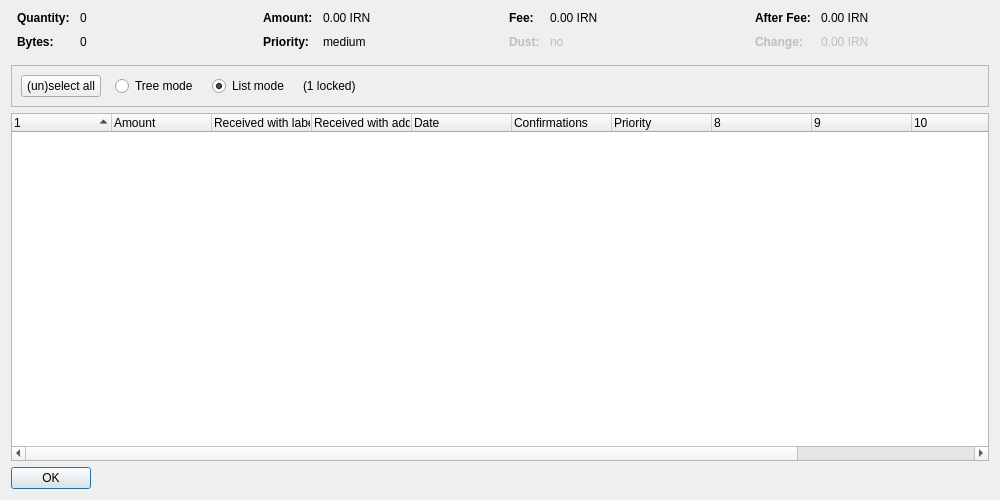
<?xml version="1.0" encoding="UTF-8"?>
<ui version="4.0">
 <class>CoinControlDialog</class>
 <widget class="QDialog" name="CoinControlDialog">
  <property name="geometry">
   <rect>
    <x>0</x>
    <y>0</y>
    <width>1000</width>
    <height>500</height>
   </rect>
  </property>
  <property name="windowTitle">
   <string>Coin Selection</string>
  </property>
  <layout class="QVBoxLayout" name="verticalLayout">
   <item>
    <layout class="QHBoxLayout" name="horizontalLayoutTop" stretch="0,0,0,0">
     <property name="topMargin">
      <number>0</number>
     </property>
     <property name="bottomMargin">
      <number>10</number>
     </property>
     <item>
      <layout class="QFormLayout" name="formLayoutCoinControl1">
       <property name="horizontalSpacing">
        <number>10</number>
       </property>
       <property name="verticalSpacing">
        <number>10</number>
       </property>
       <property name="leftMargin">
        <number>6</number>
       </property>
       <property name="rightMargin">
        <number>6</number>
       </property>
       <item row="0" column="0">
        <widget class="QLabel" name="labelCoinControlQuantityText">
         <property name="font">
          <font>
           <weight>75</weight>
           <bold>true</bold>
          </font>
         </property>
         <property name="text">
          <string>Quantity:</string>
         </property>
        </widget>
       </item>
       <item row="0" column="1">
        <widget class="QLabel" name="labelCoinControlQuantity">
         <property name="cursor">
          <cursorShape>IBeamCursor</cursorShape>
         </property>
         <property name="contextMenuPolicy">
          <enum>Qt::ActionsContextMenu</enum>
         </property>
         <property name="text">
          <string notr="true">0</string>
         </property>
         <property name="textInteractionFlags">
          <set>Qt::LinksAccessibleByMouse|Qt::TextSelectableByKeyboard|Qt::TextSelectableByMouse</set>
         </property>
        </widget>
       </item>
       <item row="1" column="0">
        <widget class="QLabel" name="labelCoinControlBytesText">
         <property name="font">
          <font>
           <weight>75</weight>
           <bold>true</bold>
          </font>
         </property>
         <property name="text">
          <string>Bytes:</string>
         </property>
        </widget>
       </item>
       <item row="1" column="1">
        <widget class="QLabel" name="labelCoinControlBytes">
         <property name="cursor">
          <cursorShape>IBeamCursor</cursorShape>
         </property>
         <property name="contextMenuPolicy">
          <enum>Qt::ActionsContextMenu</enum>
         </property>
         <property name="text">
          <string notr="true">0</string>
         </property>
         <property name="textInteractionFlags">
          <set>Qt::LinksAccessibleByMouse|Qt::TextSelectableByKeyboard|Qt::TextSelectableByMouse</set>
         </property>
        </widget>
       </item>
      </layout>
     </item>
     <item>
      <layout class="QFormLayout" name="formLayoutCoinControl2">
       <property name="horizontalSpacing">
        <number>10</number>
       </property>
       <property name="verticalSpacing">
        <number>10</number>
       </property>
       <property name="leftMargin">
        <number>6</number>
       </property>
       <property name="rightMargin">
        <number>6</number>
       </property>
       <item row="0" column="0">
        <widget class="QLabel" name="labelCoinControlAmountText">
         <property name="font">
          <font>
           <weight>75</weight>
           <bold>true</bold>
          </font>
         </property>
         <property name="text">
          <string>Amount:</string>
         </property>
        </widget>
       </item>
       <item row="0" column="1">
        <widget class="QLabel" name="labelCoinControlAmount">
         <property name="cursor">
          <cursorShape>IBeamCursor</cursorShape>
         </property>
         <property name="contextMenuPolicy">
          <enum>Qt::ActionsContextMenu</enum>
         </property>
         <property name="text">
          <string notr="true">0.00 IRN</string>
         </property>
         <property name="textInteractionFlags">
          <set>Qt::LinksAccessibleByMouse|Qt::TextSelectableByKeyboard|Qt::TextSelectableByMouse</set>
         </property>
        </widget>
       </item>
       <item row="1" column="0">
        <widget class="QLabel" name="labelCoinControlPriorityText">
         <property name="font">
          <font>
           <weight>75</weight>
           <bold>true</bold>
          </font>
         </property>
         <property name="text">
          <string>Priority:</string>
         </property>
        </widget>
       </item>
       <item row="1" column="1">
        <widget class="QLabel" name="labelCoinControlPriority">
         <property name="cursor">
          <cursorShape>IBeamCursor</cursorShape>
         </property>
         <property name="contextMenuPolicy">
          <enum>Qt::ActionsContextMenu</enum>
         </property>
         <property name="text">
          <string notr="true">medium</string>
         </property>
         <property name="textInteractionFlags">
          <set>Qt::LinksAccessibleByMouse|Qt::TextSelectableByKeyboard|Qt::TextSelectableByMouse</set>
         </property>
        </widget>
       </item>
      </layout>
     </item>
     <item>
      <layout class="QFormLayout" name="formLayoutCoinControl3">
       <property name="horizontalSpacing">
        <number>10</number>
       </property>
       <property name="verticalSpacing">
        <number>10</number>
       </property>
       <property name="leftMargin">
        <number>6</number>
       </property>
       <property name="rightMargin">
        <number>6</number>
       </property>
       <item row="0" column="0">
        <widget class="QLabel" name="labelCoinControlFeeText">
         <property name="font">
          <font>
           <weight>75</weight>
           <bold>true</bold>
          </font>
         </property>
         <property name="text">
          <string>Fee:</string>
         </property>
        </widget>
       </item>
       <item row="0" column="1">
        <widget class="QLabel" name="labelCoinControlFee">
         <property name="cursor">
          <cursorShape>IBeamCursor</cursorShape>
         </property>
         <property name="contextMenuPolicy">
          <enum>Qt::ActionsContextMenu</enum>
         </property>
         <property name="text">
          <string notr="true">0.00 IRN</string>
         </property>
         <property name="textInteractionFlags">
          <set>Qt::LinksAccessibleByMouse|Qt::TextSelectableByKeyboard|Qt::TextSelectableByMouse</set>
         </property>
        </widget>
       </item>
       <item row="1" column="0">
        <widget class="QLabel" name="labelCoinControlLowOutputText">
         <property name="enabled">
          <bool>false</bool>
         </property>
         <property name="font">
          <font>
           <weight>75</weight>
           <bold>true</bold>
          </font>
         </property>
         <property name="text">
          <string>Dust:</string>
         </property>
        </widget>
       </item>
       <item row="1" column="1">
        <widget class="QLabel" name="labelCoinControlLowOutput">
         <property name="enabled">
          <bool>false</bool>
         </property>
         <property name="cursor">
          <cursorShape>IBeamCursor</cursorShape>
         </property>
         <property name="contextMenuPolicy">
          <enum>Qt::ActionsContextMenu</enum>
         </property>
         <property name="text">
          <string notr="true">no</string>
         </property>
         <property name="textInteractionFlags">
          <set>Qt::LinksAccessibleByMouse|Qt::TextSelectableByKeyboard|Qt::TextSelectableByMouse</set>
         </property>
        </widget>
       </item>
      </layout>
     </item>
     <item>
      <layout class="QFormLayout" name="formLayoutCoinControl4">
       <property name="horizontalSpacing">
        <number>10</number>
       </property>
       <property name="verticalSpacing">
        <number>10</number>
       </property>
       <property name="leftMargin">
        <number>6</number>
       </property>
       <property name="rightMargin">
        <number>6</number>
       </property>
       <item row="0" column="0">
        <widget class="QLabel" name="labelCoinControlAfterFeeText">
         <property name="font">
          <font>
           <weight>75</weight>
           <bold>true</bold>
          </font>
         </property>
         <property name="text">
          <string>After Fee:</string>
         </property>
        </widget>
       </item>
       <item row="0" column="1">
        <widget class="QLabel" name="labelCoinControlAfterFee">
         <property name="cursor">
          <cursorShape>IBeamCursor</cursorShape>
         </property>
         <property name="contextMenuPolicy">
          <enum>Qt::ActionsContextMenu</enum>
         </property>
         <property name="text">
          <string notr="true">0.00 IRN</string>
         </property>
         <property name="textInteractionFlags">
          <set>Qt::LinksAccessibleByMouse|Qt::TextSelectableByKeyboard|Qt::TextSelectableByMouse</set>
         </property>
        </widget>
       </item>
       <item row="1" column="0">
        <widget class="QLabel" name="labelCoinControlChangeText">
         <property name="enabled">
          <bool>false</bool>
         </property>
         <property name="font">
          <font>
           <weight>75</weight>
           <bold>true</bold>
          </font>
         </property>
         <property name="text">
          <string>Change:</string>
         </property>
        </widget>
       </item>
       <item row="1" column="1">
        <widget class="QLabel" name="labelCoinControlChange">
         <property name="enabled">
          <bool>false</bool>
         </property>
         <property name="cursor">
          <cursorShape>IBeamCursor</cursorShape>
         </property>
         <property name="contextMenuPolicy">
          <enum>Qt::ActionsContextMenu</enum>
         </property>
         <property name="text">
          <string notr="true">0.00 IRN</string>
         </property>
         <property name="textInteractionFlags">
          <set>Qt::LinksAccessibleByMouse|Qt::TextSelectableByKeyboard|Qt::TextSelectableByMouse</set>
         </property>
        </widget>
       </item>
      </layout>
     </item>
    </layout>
   </item>
   <item>
    <widget class="QFrame" name="frame">
     <property name="minimumSize">
      <size>
       <width>0</width>
       <height>40</height>
      </size>
     </property>
     <property name="frameShape">
      <enum>QFrame::StyledPanel</enum>
     </property>
     <property name="frameShadow">
      <enum>QFrame::Sunken</enum>
     </property>
     <layout class="QHBoxLayout" name="horizontalLayout">
      <item>
       <layout class="QHBoxLayout" name="horizontalLayoutPanel" stretch="0,0,0,0,0">
        <property name="spacing">
         <number>14</number>
        </property>
        <item>
         <widget class="QPushButton" name="pushButtonSelectAll">
          <property name="sizePolicy">
           <sizepolicy hsizetype="Maximum" vsizetype="Fixed">
            <horstretch>0</horstretch>
            <verstretch>0</verstretch>
           </sizepolicy>
          </property>
          <property name="text">
           <string>(un)select all</string>
          </property>
          <property name="autoDefault">
           <bool>false</bool>
          </property>
         </widget>
        </item>
        <item>
         <widget class="QRadioButton" name="radioTreeMode">
          <property name="sizePolicy">
           <sizepolicy hsizetype="Maximum" vsizetype="Fixed">
            <horstretch>0</horstretch>
            <verstretch>0</verstretch>
           </sizepolicy>
          </property>
          <property name="text">
           <string>Tree mode</string>
          </property>
         </widget>
        </item>
        <item>
         <widget class="QRadioButton" name="radioListMode">
          <property name="sizePolicy">
           <sizepolicy hsizetype="Maximum" vsizetype="Fixed">
            <horstretch>0</horstretch>
            <verstretch>0</verstretch>
           </sizepolicy>
          </property>
          <property name="text">
           <string>List mode</string>
          </property>
          <property name="checked">
           <bool>true</bool>
          </property>
         </widget>
        </item>
        <item>
         <widget class="QLabel" name="labelLocked">
          <property name="text">
           <string notr="true">(1 locked)</string>
          </property>
         </widget>
        </item>
        <item>
         <spacer name="horizontalSpacer">
          <property name="orientation">
           <enum>Qt::Horizontal</enum>
          </property>
          <property name="sizeHint" stdset="0">
           <size>
            <width>40</width>
            <height>20</height>
           </size>
          </property>
         </spacer>
        </item>
       </layout>
      </item>
     </layout>
    </widget>
   </item>
   <item>
    <widget class="CoinControlTreeWidget" name="treeWidget">
     <property name="contextMenuPolicy">
      <enum>Qt::CustomContextMenu</enum>
     </property>
     <property name="sortingEnabled">
      <bool>false</bool>
     </property>
     <property name="columnCount">
      <number>12</number>
     </property>
     <attribute name="headerShowSortIndicator" stdset="0">
      <bool>true</bool>
     </attribute>
     <attribute name="headerStretchLastSection">
      <bool>false</bool>
     </attribute>
     <column>
      <property name="text">
       <string/>
      </property>
     </column>
     <column>
      <property name="text">
       <string>Amount</string>
      </property>
     </column>
     <column>
      <property name="text">
       <string>Received with label</string>
      </property>
     </column>
     <column>
      <property name="text">
       <string>Received with address</string>
      </property>
     </column>
     <column>
      <property name="text">
       <string>Date</string>
      </property>
     </column>
     <column>
      <property name="text">
       <string>Confirmations</string>
      </property>
      <property name="toolTip">
       <string>Confirmed</string>
      </property>
     </column>
     <column>
      <property name="text">
       <string>Priority</string>
      </property>
     </column>
     <column>
      <property name="text">
       <string/>
      </property>
     </column>
     <column>
      <property name="text">
       <string/>
      </property>
     </column>
     <column>
      <property name="text">
       <string/>
      </property>
     </column>
     <column>
      <property name="text">
       <string/>
      </property>
     </column>
     <column>
      <property name="text">
       <string/>
      </property>
     </column>
    </widget>
   </item>
   <item>
    <widget class="QDialogButtonBox" name="buttonBox">
     <property name="sizePolicy">
      <sizepolicy hsizetype="Maximum" vsizetype="Fixed">
       <horstretch>0</horstretch>
       <verstretch>0</verstretch>
      </sizepolicy>
     </property>
     <property name="orientation">
      <enum>Qt::Horizontal</enum>
     </property>
     <property name="standardButtons">
      <set>QDialogButtonBox::Ok</set>
     </property>
    </widget>
   </item>
  </layout>
 </widget>
 <customwidgets>
  <customwidget>
   <class>CoinControlTreeWidget</class>
   <extends>QTreeWidget</extends>
   <header>coincontroltreewidget.h</header>
  </customwidget>
 </customwidgets>
 <resources/>
 <connections/>
</ui>
